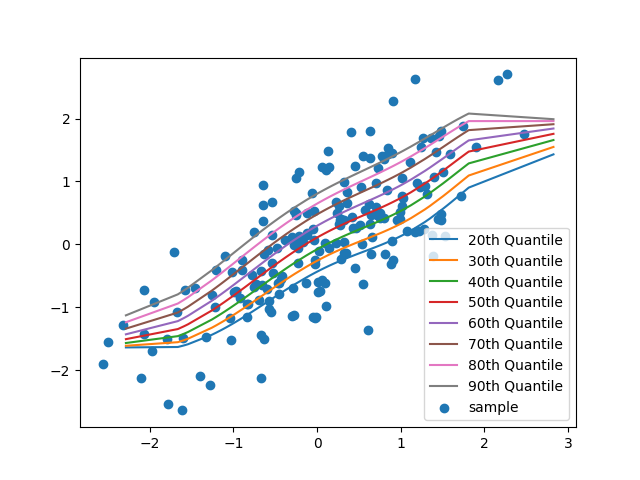

This figure's Python source:
import numpy as np
from scipy.optimize import linprog
from scipy.sparse import block_diag
from quadprog import solve_qp
from sklearn.metrics.pairwise import rbf_kernel, linear_kernel, polynomial_kernel
import matplotlib.pyplot as plt

np.set_printoptions(edgeitems=10, precision=2, linewidth=150)
np.random.seed(0)





def quadprog_solve_qp(P, q, G=None, h=None, A=None, b=None):
    qp_G = .5 * (P + P.T) + np.eye(P.shape[0])*0.00001  # make sure P is symmetric
    qp_a = -q
    if A is not None:
        qp_C = -numpy.vstack([A, G]).T
        qp_b = -numpy.hstack([b, h])
        meq = A.shape[0]
    else:  # no equality constraint
        qp_C = -G.T
        qp_b = -h
        meq = 0
    return solve_qp(qp_G, qp_a, qp_C, qp_b, meq)[0]

class kernel_aqr:
    """Kernel quantile regression using the quantile as a feature."""

    def fit(self, X, y, num_taus, kernel):

        n = X.shape[0]
        k = X.shape[1]

        aug_data_lst = []

        taus = np.random.uniform(size=(n, num_taus))
        taus = np.sort(taus, axis=1)
        for i in range(num_taus):
            aug_data_i = np.hstack([X, taus[:, i:(i+1)]])
            aug_data_lst.append(aug_data_i)

        aug_X = np.vstack(aug_data_lst)
        aug_y = np.hstack(num_taus*[y])

        self.kernel = kernel
        L = kernel(aug_X, aug_X)
        self.design_mat = aug_X


        P = np.zeros((2*n*num_taus+1, 2*n*num_taus+1))
        P[n*num_taus+1:, n*num_taus+1:] = L
        c = np.ones((n*num_taus, 1))
        c = np.vstack([c, np.zeros((n*num_taus+1, 1))])

        A_top = np.diag(1/aug_X[:,-1])
        A_top = np.hstack([A_top, np.ones((n*num_taus,1)), L])
        A_top = -A_top

        A_bottom = np.diag(1 / (aug_X[:,-1]-1))
        A_bottom = np.hstack([A_bottom, np.ones((n*num_taus,1)), L])
        b_top = -aug_y
        b_bottom = aug_y

        A = np.vstack([A_top, A_bottom])
        b = np.hstack([b_top, b_bottom])



        weight_constr = np.zeros((n*(num_taus - 1), n*num_taus))

        for i in range(num_taus - 1):
            for j in range(n):
              weight_constr[i*n + j,:] = L[i*n + j, :]  -L[(i+1)*n + j, :]
              pass


        weight_constr = np.hstack([np.zeros((n*(num_taus-1), n*num_taus + 1)), weight_constr])
        q = c[:,0]
        G = np.vstack([A, weight_constr])
        h = np.hstack([b, np.zeros(n*(num_taus-1))])


        res = quadprog_solve_qp(P=P, q=q, G=G, h=h)
        print(res.shape)

        self.weights = np.expand_dims(res[n*num_taus:], 1)

    def predict(self, X, taus):

        exp_taus = np.expand_dims(taus, 1)
        aug_X = np.hstack([X, exp_taus])
        return self.kernel(aug_X, self.design_mat)  @ self.weights[1:,:] + self.weights[0,:]

if __name__ == '__main__':

    sample = np.random.multivariate_normal(mean=[0,0], cov = [[1, 0.75],
                                                              [0.75, 1]],
                                                       size = 200)

    X = np.expand_dims(sample[:,0], 1)
    y = sample[:,1]

    my_qr = kernel_aqr()

    num_tuas = 2
    my_qr.fit(X, y, 2, rbf_kernel)

    plt.scatter(X,y, label='sample')
    test_sample = np.random.multivariate_normal(mean=[0,0], cov = [[1, 0.75],
                                                              [0.75, 1]],
                                                       size = 100)

    test_X = np.expand_dims(test_sample[:,0], 1)
    taus = [0.2,0.3,0.5, 0.4,0.6, 0.7,0.8, 0.9]
    ind = np.argsort(test_X[:,0])

    for i, tau in enumerate(sorted(taus)):
        plt.plot(test_X[ind,0], my_qr.predict(test_X, np.repeat(tau,
            test_sample.shape[0]))[ind,0], label="{0:.0f}th Quantile".format(100*tau))

    plt.legend()
    plt.savefig("kernel_aqr.png")
    plt.show()
